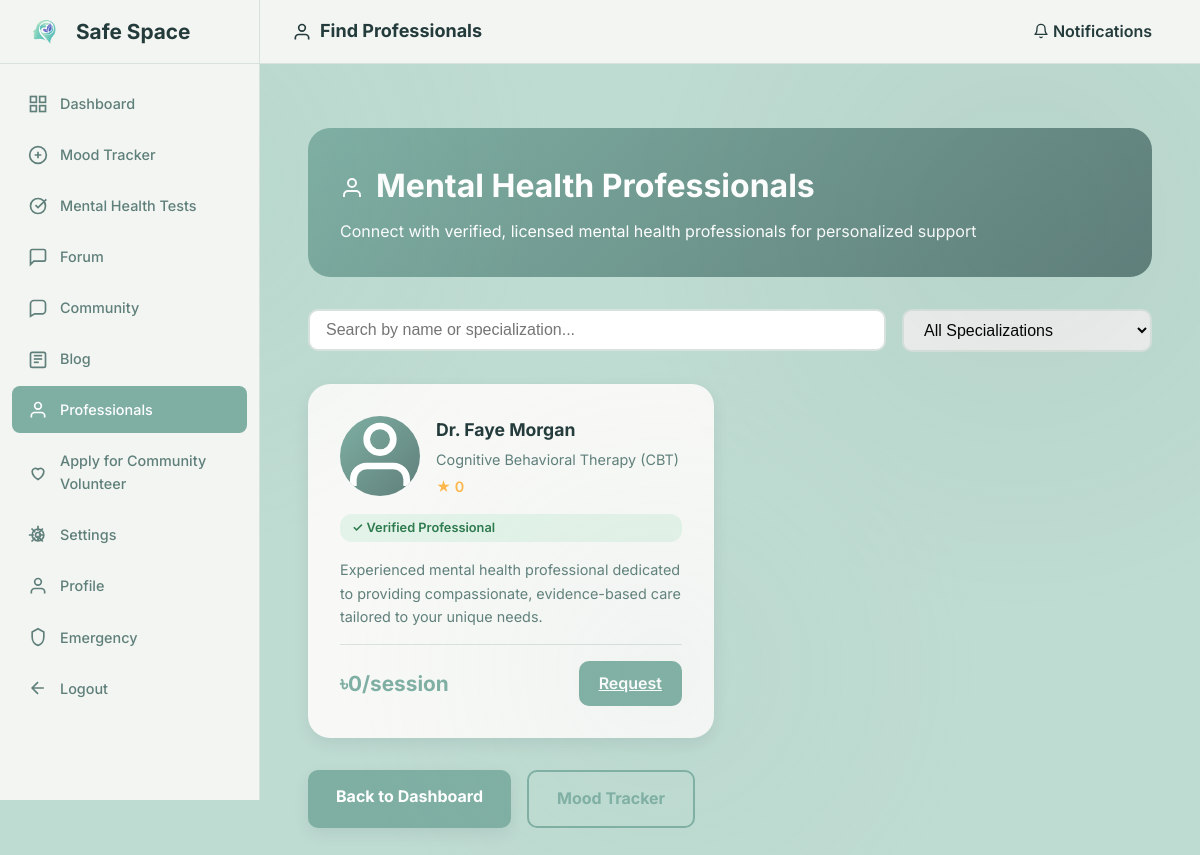
Screenshot of /dashboard/professionals.php (signed in) with the database file from the repository.
### tables this page shows
CREATE TABLE professionals (
    professional_id INT AUTO_INCREMENT PRIMARY KEY,
    user_id INT UNIQUE NOT NULL,
    full_name VARCHAR(100) NOT NULL,
    specialization VARCHAR(100) NOT NULL,
    license_number VARCHAR(50) NOT NULL,
    license_state VARCHAR(50) NULL,
    license_country VARCHAR(50) NOT NULL,
    degree VARCHAR(100) NOT NULL,
    years_of_experience INT DEFAULT 0,
    credentials TEXT NULL COMMENT 'JSON array of credentials',
    consultation_fee DECIMAL(10, 2) DEFAULT 0.00,
    bio_detailed TEXT NULL,
    languages_spoken VARCHAR(255) NULL COMMENT 'Comma-separated languages',
    availability_schedule TEXT NULL COMMENT 'JSON schedule object',
    is_accepting_patients BOOLEAN DEFAULT TRUE,
    verification_status ENUM('pending', 'verified', 'rejected') DEFAULT 'pending',
    verification_documents TEXT NULL COMMENT 'JSON array of document URLs',
    verified_at TIMESTAMP NULL,
    verified_by INT NULL COMMENT 'Admin ID who verified',
    created_at TIMESTAMP DEFAULT CURRENT_TIMESTAMP,
    updated_at TIMESTAMP DEFAULT CURRENT_TIMESTAMP ON UPDATE CURRENT_TIMESTAMP,
    FOREIGN KEY (user_id) REFERENCES users(user_id) ON DELETE CASCADE,
    INDEX idx_verification_status (verification_status),
    INDEX idx_specialization (specialization),
    INDEX idx_is_accepting (is_accepting_patients)
);

### config/config.php (called while the page is built, shortened)
<?php
function get_user_type() {
    return $_SESSION['user_type'] ?? null;
}
function is_professional() {
    return get_user_type() === 'professional';
}
?>

### dashboard/professionals.php (the view, shortened to what this page needs)
<?php
require_once '../config/config.php';
$db = Database::getInstance();
$conn = $db->getConnection();
$is_professional_user = function_exists('is_professional') && is_professional();
$is_emergency_mode = (!$is_professional_user && isset($_GET['emergency']) && (string)$_GET['emergency'] === '1');
$professionals = [];
$prof_stmt = $conn->prepare("SELECT p.user_id AS id, p.full_name AS name, p.specialization, p.consultation_fee AS fee, p.verification_status, p.is_accepting_patients FROM professionals p JOIN users u ON u.user_id = p.user_id WHERE u.user_type = 'professional' AND u.is_active = 1 ORDER BY (p.verification_status = 'verified') DESC, p.full_name ASC");
if ($prof_stmt) {
    $prof_stmt->execute();
    $res = $prof_stmt->get_result();
    while ($row = $res->fetch_assoc()) {
        $professionals[] = [
            'id' => (int)($row['id'] ?? 0),
            'name' => (string)($row['name'] ?? ''),
            'specialization' => (string)($row['specialization'] ?? ''),
            'rating' => 0,
            'fee' => (float)($row['fee'] ?? 0),
            'verified' => (($row['verification_status'] ?? '') === 'verified'),
            'is_accepting_patients' => ((int)($row['is_accepting_patients'] ?? 0) === 1)
        ];
    }
}
$all_professionals = $professionals;
$q = trim($_GET['q'] ?? '');
$spec = trim($_GET['spec'] ?? '');
?>
<!DOCTYPE html>
<html lang="en">
<head>
    <link rel="stylesheet" href="../assets/css/styles.css">
        <link rel="stylesheet" href="includes/dashboard-layout.css">
</head>
<body>
        <div class="dashboard-wrapper">
            <?php include 'includes/sidebar.php'; ?>
            <main class="main-content">
                <div class="top-bar">
                    <h2 style="margin: 0; font-size: 18px; color: var(--text-primary);"><svg viewBox="0 0 24 24" width="20" height="20" fill="none" stroke="currentColor" stroke-width="2" style="display: inline-block; margin-right: 8px; vertical-align: middle;"><path d="M20 21v-2a4 4 0 00-4-4H8a4 4 0 00-4 4v2M12 3a4 4 0 100 8 4 4 0 000-8z"/></svg><?php echo $is_professional_user ? 'Session Workspace' : 'Find Professionals'; ?></h2>
                    <div class="top-bar-right">
                        <a href="notifications.php" style="text-decoration: none; color: var(--text-primary); font-weight: 600; padding: 8px 16px; background: var(--light-bg); border-radius: 8px;">
                            <svg class="icon icon--sm" viewBox="0 0 24 24" fill="none" stroke="currentColor" stroke-width="2" stroke-linecap="round" stroke-linejoin="round" aria-hidden="true"><path d="M18 8a6 6 0 0 0-12 0c0 7-3 9-3 9h18s-3-2-3-9"/><path d="M13.73 21a2 2 0 0 1-3.46 0"/></svg>
                            Notifications
                        </a>
                    </div>
                </div>
                <div class="content-area">
    <div class="professionals-container">
        <?php if (!$is_professional_user): ?>
            <div class="header">
                <h1><svg viewBox="0 0 24 24" width="24" height="24" fill="none" stroke="currentColor" stroke-width="2" style="display: inline-block; margin-right: 12px; vertical-align: middle;"><path d="M20 21v-2a4 4 0 00-4-4H8a4 4 0 00-4 4v2M12 3a4 4 0 100 8 4 4 0 000-8z"/></svg>Mental Health Professionals</h1>
                <?php if ($is_emergency_mode): ?>
                    <p>If you are in immediate danger, call your local emergency number now. You can request urgent support below.</p>
                <?php else: ?>
                    <p>Connect with verified, licensed mental health professionals for personalized support</p>
                <?php endif; ?>
            </div>
            <form class="filters" method="GET" action="professionals.php">
                <div class="search-wrap" style="position: relative; flex:1;">
                    <input id="prof-search" type="text" name="q" class="filter-input" placeholder="Search by name or specialization..." autocomplete="off" value="<?php echo htmlspecialchars($q ?? ''); ?>">
                </div>
                <select id="prof-spec" name="spec" class="filter-input" style="max-width: 250px;">
                    <option<?php echo ($spec === '' || $spec === 'All Specializations') ? ' selected' : ''; ?>>All Specializations</option>
                </select>
            </form>
        <?php endif; ?>
        <?php if (!$is_professional_user): ?>
        <div class="professionals-grid">
            <?php foreach ($all_professionals as $prof): ?>
                <div class="professional-card" data-name="<?php echo htmlspecialchars($prof['name']); ?>" data-specialization="<?php echo htmlspecialchars($prof['specialization']); ?>">
                    <div class="professional-header">
                        <svg viewBox="0 0 24 24" width="48" height="48" fill="none" stroke="currentColor" stroke-width="2" class="professional-avatar"><path d="M20 21v-2a4 4 0 00-4-4H8a4 4 0 00-4 4v2M12 3a4 4 0 100 8 4 4 0 000-8z"/></svg>
                        <div class="professional-info">
                            <h3><?php echo htmlspecialchars($prof['name']); ?></h3>
                            <p class="professional-spec"><?php echo htmlspecialchars($prof['specialization']); ?></p>
                            <div class="rating">
                                <span class="rating-star">★</span>
                                <span><?php echo $prof['rating']; ?></span>
                            </div>
                        </div>
                    </div>
                    <?php if ($prof['verified']): ?>
                        <div class="verified-badge">✓ Verified Professional</div>
                    <?php endif; ?>
                    <div class="professional-description">
                        Experienced mental health professional dedicated to providing compassionate, evidence-based care tailored to your unique needs.
                    </div>
                    <div class="professional-footer">
                        <div class="fee">৳<?php echo $prof['fee']; ?>/session</div>
                        <?php if ($is_professional_user): ?>
                            <button class="book-btn" onclick="alert('Scheduling is managed in your workspace above.')">Workspace</button>
                        <?php else: ?>
                            <?php if (!empty($prof['is_accepting_patients'])): ?>
                                <?php if ($is_emergency_mode): ?>
                                    <a class="book-btn" href="professionals.php?request_emergency=<?php echo (int)$prof['id']; ?>">Request</a>
                                <?php else: ?>
                                    <a class="book-btn" href="professionals.php?request_session=<?php echo (int)$prof['id']; ?>">Request</a>
                                <?php endif; ?>
                            <?php else: ?>
                                <button class="book-btn" onclick="alert('This professional is not currently accepting new clients.')">Unavailable</button>
                            <?php endif; ?>
                        <?php endif; ?>
                    </div>
                </div>
            <?php endforeach; ?>
        </div>
        <?php endif; ?>
        <div style="display: flex; gap: 1rem; margin-top: 2rem; flex-wrap: wrap;">
            <a href="index.php" class="btn btn-primary">Back to Dashboard</a>
            <?php if (!$is_professional_user): ?>
                <a href="mood_tracker.php" class="btn btn-secondary">Mood Tracker</a>
            <?php endif; ?>
        </div>
    </div>
</body>
</html>

### assets/css/styles.css (style rules this page uses)
:root { --bg-page: #BFDCD2; --bg-primary: #BFDCD2; --bg-surface: #F3F5F2; --bg-card: #F8F9F7; --accent-primary: #7FAFA3; --accent-soft: #9FBFB6; --border-soft: #D8E2DD; --primary-color: #7FAFA3; --primary-dark: #6A9A8E; --primary-light: #9FBFB6; --secondary-color: #5F7F7A; --accent-color: #9FBFB6; --accent-warm: #7FAFA3; --white: #F8F9F7; --light-bg: #F3F5F2; --light-gray: #D8E2DD; --medium-gray: #5F7F7A; --dark-gray: #243B3B; --text-primary: #243B3B; --text-secondary: #5F7F7A; --success: #22c55e; --warning: #f59e0b; --error: #ef4444; --info: #3b82f6; --shadow-sm: 0 6px 16px rgba(12, 27, 51, 0.08); --shadow-md: 0 12px 28px rgba(12, 27, 51, 0.12); --shadow-lg: 0 18px 48px rgba(12, 27, 51, 0.18); --shadow-glow: 0 0 24px rgba(20, 184, 166, 0.35); --radius-sm: 10px; --radius-md: 14px; --radius-lg: 22px; --radius-xl: 32px; --transition-fast: 0.18s ease; --transition-normal: 0.3s ease; --transition-slow: 0.5s ease; --spacing-xs: 0.5rem; --spacing-sm: 1rem; --spacing-md: 1.5rem; --spacing-lg: 2rem; --spacing-xl: 3rem; }
* { margin: 0; padding: 0; box-sizing: border-box; }
html { font-size: 16px; scroll-behavior: smooth; }
body { font-family: 'Inter', 'DM Sans', 'Poppins', system-ui, -apple-system, sans-serif; background: var(--bg-primary); color: var(--text-primary); line-height: 1.6; min-height: 100vh; overflow-x: hidden; position: relative; margin: 0; }
.icon { width: 1em !important; height: 1em !important; display: inline-block; vertical-align: -0.125em; flex: 0 0 auto; }
.icon--sm { width: 16px !important; height: 16px !important; }
body::before { content: ''; position: fixed; top: 0; left: 0; width: 100%; height: 100%; background: radial-gradient(circle at 15% 20%, rgba(127, 175, 163, 0.08), transparent 30%), radial-gradient(circle at 85% 25%, rgba(95, 127, 122, 0.08), transparent 32%), radial-gradient(circle at 55% 75%, rgba(159, 191, 182, 0.08), transparent 34%); pointer-events: none; z-index: 0; }
.btn { display: inline-block; padding: 14px 28px; border: none; border-radius: var(--radius-sm); font-size: 1rem; font-weight: 700; cursor: pointer; transition: all var(--transition-normal); text-align: center; text-decoration: none; font-family: inherit; }
.btn-primary { background: var(--accent-primary); color: #FFFFFF; box-shadow: var(--shadow-sm); }
.btn-secondary { background: transparent; color: var(--accent-primary); border: 2px solid var(--accent-primary); }

### dashboard/includes/dashboard-layout.css (style rules this page uses)
.dashboard-wrapper { display: flex; min-height: 100vh; margin: 0; padding: 0; }
.main-content { flex: 1; margin-left: 260px; padding: 0; width: calc(100% - 260px); }
.top-bar { background: var(--bg-surface, #F3F5F2); border-bottom: 1px solid var(--border-soft, #D8E2DD); padding: 0 32px; display: flex; justify-content: space-between; align-items: center; position: sticky; top: 0; z-index: 99; height: 64px; margin: 0; }
.top-bar-right { display: flex; gap: 16px; align-items: center; }
.content-area { padding: 2rem; }

### rows the page displays
professionals: full_name "Dr. Faye Morgan", specialization "Cognitive Behavioral Therapy (CBT)", rating "0", consultation_fee "0"
